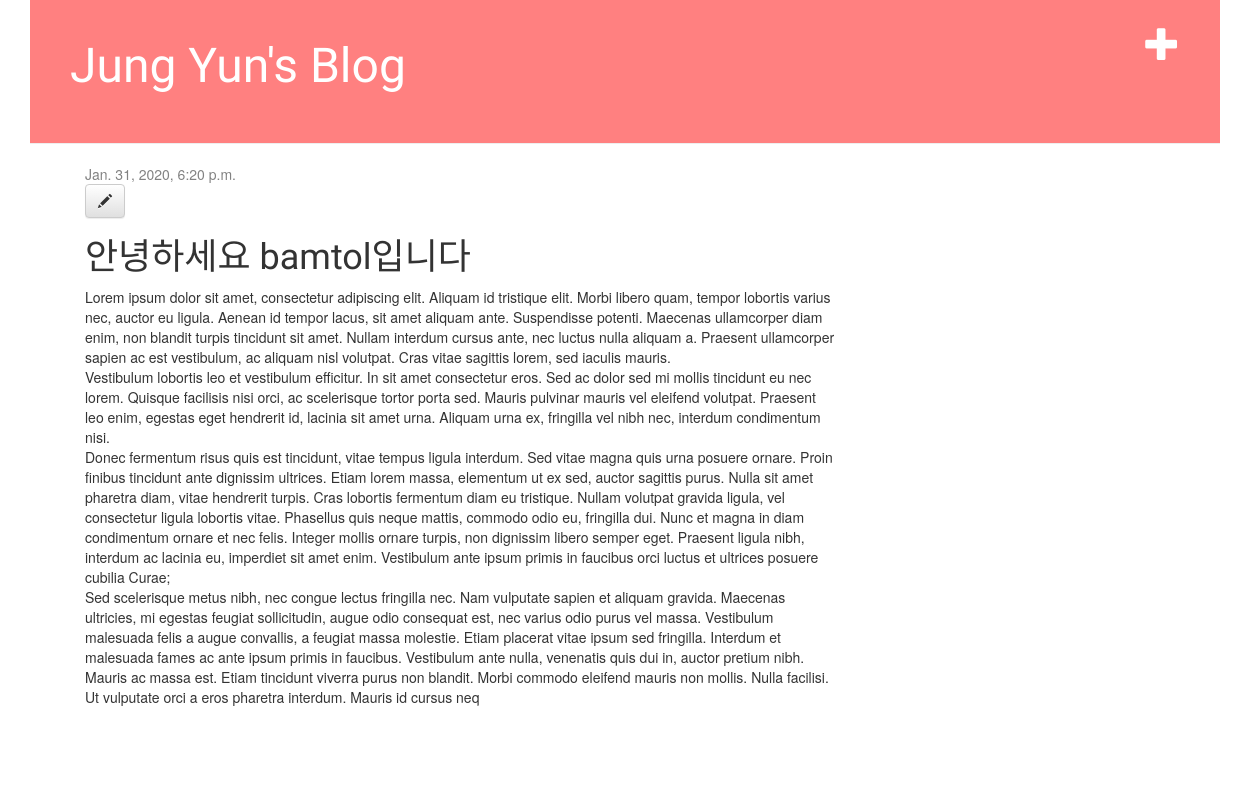
The app's page /post/1/ with its own data.
### blog/models.py (models this page shows, shortened)
class Post(models.Model):
    author = models.ForeignKey(settings.AUTH_USER_MODEL, on_delete=models.CASCADE)
    title = models.CharField(max_length=200)
    text = models.TextField()
    created_date = models.DateTimeField(default = timezone.now)
    published_date = models.DateTimeField(blank=True, null=True)

### blog/views.py (the view)
# urls.py: path('post/<int:pk>/', views.post_detail, name='post_detail'),
def post_detail(request, pk):
    post = get_object_or_404(Post, pk=pk)
    return render(request, 'blog/post_detail.html',{'post':post})

### blog/templates/blog/post_detail.html
{% extends 'blog/base.html' %}
{% block content %}
	<div class = 'post'>
		{% if post.published_date %}
			<div class='date'>
				{{post.published_date}}
			</div>
		{% endif %}
		<a class="btn btn-default" href ="{% url 'blog:post_edit' pk=post.pk%}">
			<span class="glyphicon glyphicon-pencil"></span>
		</a>
		<h1>{{post.title}}</h1>
		<p>{{post.text|linebreaksbr}}</p>
	</div>
{% endblock %}

### blog/static/css/blog.css (style rules this page uses)
body { padding-left: 30px; padding-right: 30px; font-family: ''Sunflower'; }
h1, h2, h3, h4 { font-family: 'Sunflower'; }
.date { color: #828282; }
.post { margin-bottom: 70px; }

### records on screen
Post: published_date "Jan. 31, 2020, 6:20 p.m.", title "안녕하세요 bamtol입니다", text "Lorem ipsum dolor sit amet, consectetur adipiscing elit. Aliquam id tristique elit. Morbi libero quam, tempor lobortis varius nec, auctor eu ligula. Aenean id tempor lacus, sit amet aliquam ante. Suspendisse potenti. Maecenas ullamcorper diam enim, non blandit turpis tincidunt sit amet. Nullam interdum cursus ante, nec luctus nulla aliquam a. Praesent ullamcorper sapien ac est vestibulum, ac aliquam nisl volutpat. Cras vitae sagittis lorem, sed iaculis mauris. Vestibulum lobortis leo et vestibulum efficitur. In sit amet consectetur eros. Sed ac dolor sed mi mollis tincidunt eu nec lorem. Quisque facilisis nisi orci, ac scelerisque tortor porta sed. Mauris pulvinar mauris vel eleifend…"
